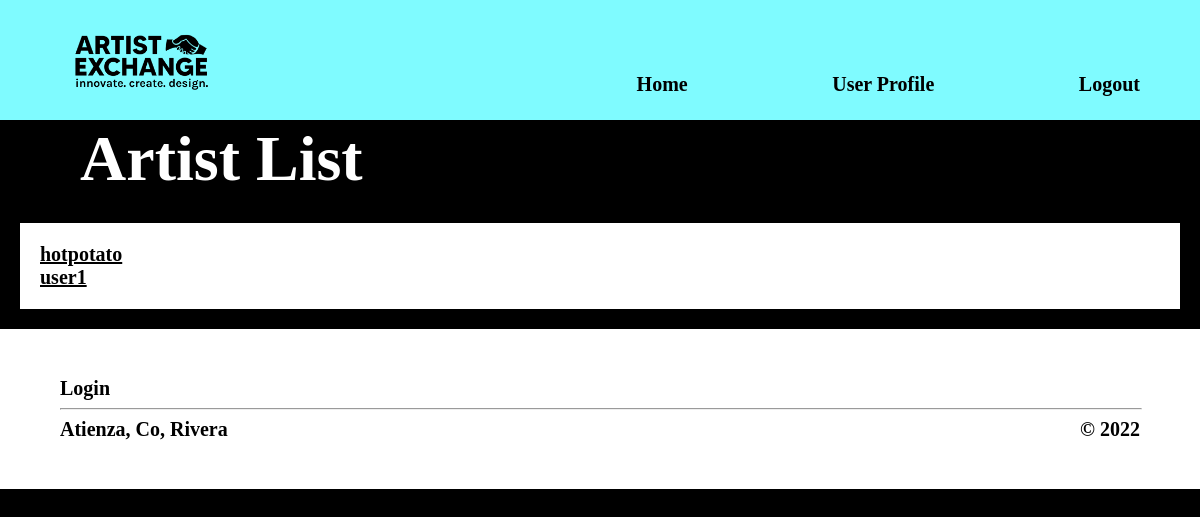
/following, run on an earlier commit of the app's database.
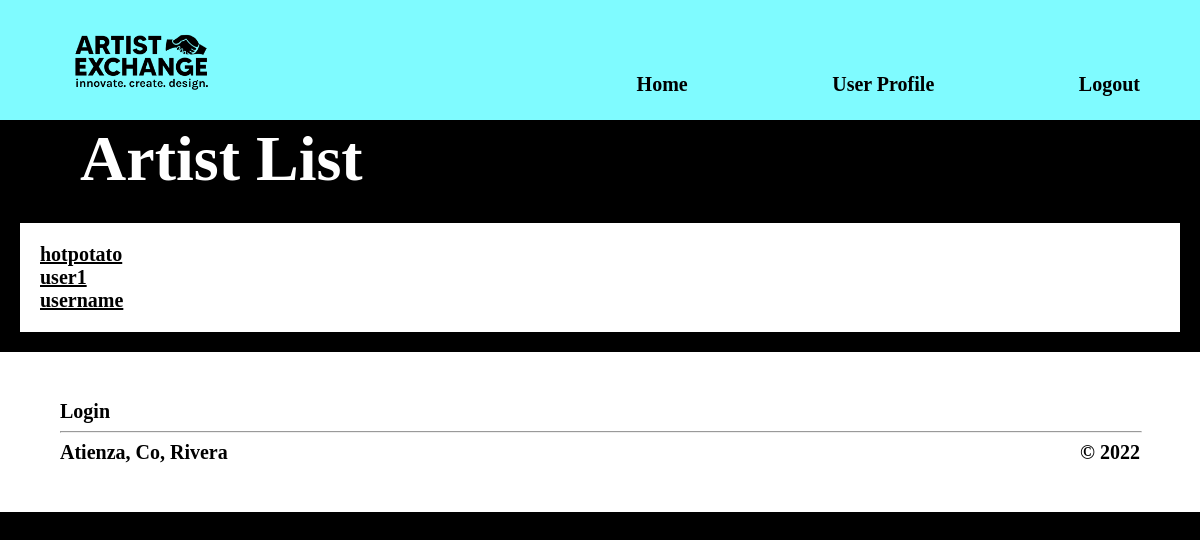
And on a later commit of the database.
### main/models.py (models this page shows, shortened)
class Profile(models.Model):
	user = models.OneToOneField(User, on_delete=models.CASCADE)
	is_artist = models.BooleanField(default=False)
	bio = models.TextField()
	commissions_open = models.BooleanField(default=False)
	commission_rates = models.TextField()
	genre = models.TextField()
	following = models.ManyToManyField(
		"self", blank=True, related_name="followers", symmetrical=False
	)
	def __str__(self):
		return f'{self.user.username} Profile'

### main/views.py (the view)
# urls.py: re_path(r'^following', views.FollowingListView.as_view(), name='following'),
class FollowingListView(ListView):
	model = Profile
	template = 'following_list.html'
	def get_queryset(self):
		user = self.request.user
		object_list = Profile.objects.filter(followers__id=user.id)
		print(user)
		print(object_list)
		return object_list

### main/templates/main/profile_list.html (shortened to what this page needs)
{% extends "base.html" %}
{% block body %}
{% load static %}
<div class="title-wrapper">
  <div class="text-wrapper">
    <h1>Artist List</h1>
  </div>
</div>
<div class="follow-list">
          {% for following in object_list %}
            <a href="{% url 'artist-detail' following.user.id %}"><p>{{ following.user.username }}</p></a>
          {% endfor %}
</div>
{% endblock %}

### main/templates/base.html (shortened to what this page needs)
<!DOCTYPE html>
<html lang="en" dir="ltr">
  <head>
    {% load static %}
    <link rel="stylesheet" href="{% static 'main/styles.css' %}">
  </head>
  <body>
    <nav>
      <div class="center-wrapper space-between">
        <div class="page-links">
          <div class="logo"><a href = "{% url 'home' %}"><img src = "{% static 'main/logo.png' %}"></a></div>
          <div class="home"><a href = "{% url 'home' %}"><p>Home</p></a></div>
          <div class="profile"><a href = "{% url 'profile' %}"><p>User Profile</p></a></div>
          <div class-="logout"><a href = "{% url 'logout' %}"><p>Logout</p></a></div>
        </div>
      </div>
    </nav>
 {% block body %}
  {% endblock %}
     <footer>
      <div class="center-wrapper">
        <div class="home-bottom">
  {% if user.is_authenticated %}
  <a href="{% url 'logout' %}"><p>Logout</p></a>
  <a href="{% url 'password_change' %}"><p>Change password</p></a>
  {% else %}
  <a href="{% url 'login' %}"><p>Login</p></a>
  {% endif %}
</div>
        <hr>
        <div class="space-between">
          <p>Atienza, Co, Rivera</p>
          <p>&#169 2022</p>
        </div>
      </div>
    </footer>
  </body>
</html>

### main/static/main/styles.css (style rules this page uses)
* { margin: 0; padding: 0; }
.center-wrapper { max-width: 1288px; width: 90%; margin: auto; }
.space-between { display: flex; flex-direction: row; justify-content: space-between; }
body { background: black; }
h1 { font-family: 'Montserrat'; font-style: normal; font-weight: 800; font-size: 64px; line-height: 78px; margin-bottom: 5px; color: #FFFF; }
p, a { font-family: 'Karla'; font-style: normal; font-weight: 700; font-size: 20px; line-height: 23px; color: black; }
nav { z-index: -100; background-color: #7FFBFF; padding: 24px 0; display: flex; flex-direction:row; }
.logo, img { width: 40%; left: 7px; top: -9px; }
.logo, nav a { color: #fff; font-family: 'Poppins', sans-serif; font-size: 24px; font-weight: bold; text-decoration: none; }
.page-links { display: flex; justify-content: space-between; align-items: flex-end; width: 100%; }
.title-wrapper { display: flex; flex-direction: row; max-width: 1288px; width: 90%; margin: auto; }
.text-wrapper { margin-left: 20px; }
.follow-list { display: flex; flex-direction: column; justify-content: space-around; background: white; padding: 20px; margin: 20px; }
.home-bottom { display: flex; flex-direction: row; justify-content: space-between; }
footer { background: white; padding: 48px 0; display: flex; }
footer a { color: #fff; font-family: 'Rubik', sans-serif; font-size: 16px; font-weight: normal; text-decoration: none; }
footer hr { background: #fff; width: 100%; height: 0.1px; margin: 8px 0; }

What changed in the data, as far as the page shows it:
added Profile: user.username "username"
